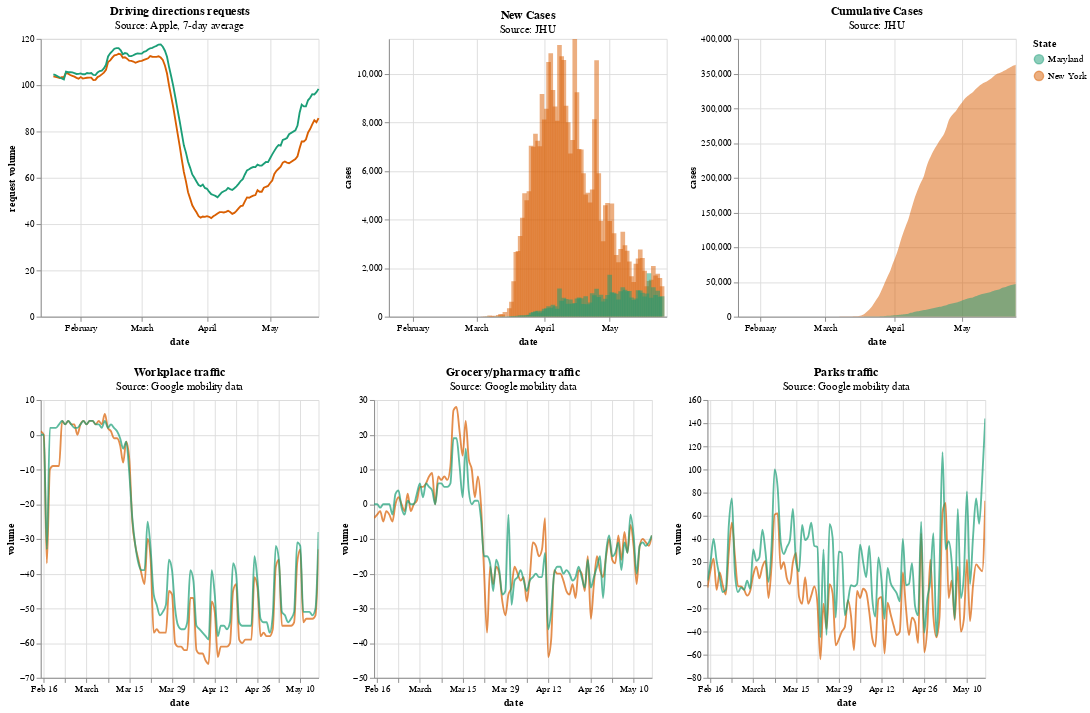

Notebook code cell kept with this figure:
### Code cell
import altair as alt

state_comp("New York", "Maryland", a, g, c)

### Figure 1 — Vega-Lite specification as saved in the notebook (floating-point values rounded to 4 significant figures; data arrays with more than 128 entries replaced by an {"elided": "..."} marker saying what was removed)
{"config": {"view": {"continuousWidth": 400, "continuousHeight": 300}}, "vconcat": [{"hconcat": [{"data": {"name": "data-ac02cd5967e58684993eabf76dafa136"}, "mark": "line", "encoding": {"color": {"type": "nominal", "field": "state", "legend": {"title": "State"}, "scale": {"scheme": "dark2"}}, "x": {"type": "temporal", "field": "date"}, "y": {"type": "quantitative", "field": "7_day", "title": "request volume"}}, "selection": {"selector002": {"type": "interval", "encodings": ["x"]}}, "title": {"text": "Driving directions requests", "subtitle": "Source: Apple, 7-day average"}, "width": 300}, {"data": {"name": "data-e67bb34ba90af903abc4dfe5f1068ecb"}, "mark": {"type": "bar", "interpolate": "monotone", "opacity": 0.5}, "encoding": {"color": {"type": "nominal", "field": "Province_State"}, "tooltip": [{"type": "nominal", "field": "Province_State"}, {"type": "temporal", "field": "date"}, {"type": "quantitative", "field": "new_cases"}], "x": {"type": "temporal", "field": "date", "scale": {"domain": {"selection": "selector002"}}}, "y": {"type": "quantitative", "field": "new_cases", "scale": {"domain": [0, 11430.0]}, "stack": null, "title": "cases"}}, "title": {"text": "New Cases", "subtitle": "Source: JHU"}, "width": 300}, {"data": {"name": "data-e67bb34ba90af903abc4dfe5f1068ecb"}, "mark": {"type": "area", "interpolate": "monotone", "opacity": 0.5}, "encoding": {"color": {"type": "nominal", "field": "Province_State"}, "x": {"type": "temporal", "field": "date", "scale": {"domain": {"selection": "selector002"}}}, "y": {"type": "quantitative", "field": "cases", "stack": null}}, "title": {"text": "Cumulative Cases", "subtitle": "Source: JHU"}, "width": 300}]}, {"hconcat": [{"data": {"name": "data-a8257a1401f0b6bde0158d183f75a865"}, "mark": {"type": "line", "interpolate": "monotone", "opacity": 0.7}, "encoding": {"color": {"type": "nominal", "field": "sub_region_1"}, "x": {"type": "temporal", "field": "date", "scale": {"domain": {"selection": "selector002"}}}, "y": {"type": "quantitative", "field": "volume"}}, "title": {"text": "Workplace traffic", "subtitle": "Source: Google mobility data"}, "width": 300}, {"data": {"name": "data-9f324db43455096fc0a011d2500d6fc6"}, "mark": {"type": "line", "interpolate": "monotone", "opacity": 0.7}, "encoding": {"color": {"type": "nominal", "field": "sub_region_1"}, "x": {"type": "temporal", "field": "date", "scale": {"domain": {"selection": "selector002"}}}, "y": {"type": "quantitative", "field": "volume"}}, "title": {"text": "Grocery/pharmacy traffic", "subtitle": "Source: Google mobility data"}, "width": 300}, {"data": {"name": "data-24d775752622b46e8d035b51d5a001e2"}, "mark": {"type": "line", "interpolate": "monotone", "opacity": 0.7}, "encoding": {"color": {"type": "nominal", "field": "sub_region_1"}, "x": {"type": "temporal", "field": "date", "scale": {"domain": {"selection": "selector002"}}}, "y": {"type": "quantitative", "field": "volume"}}, "title": {"text": "Parks traffic", "subtitle": "Source: Google mobility data"}, "width": 300}]}], "$schema": "https://vega.github.io/schema/vega-lite/v4.0.2.json", "datasets": {"data-ac02cd5967e58684993eabf76dafa136": {"elided": "262 records"}, "data-e67bb34ba90af903abc4dfe5f1068ecb": {"elided": "250 records"}, "data-a8257a1401f0b6bde0158d183f75a865": {"elided": "184 records"}, "data-9f324db43455096fc0a011d2500d6fc6": {"elided": "184 records"}, "data-24d775752622b46e8d035b51d5a001e2": {"elided": "184 records"}}}
